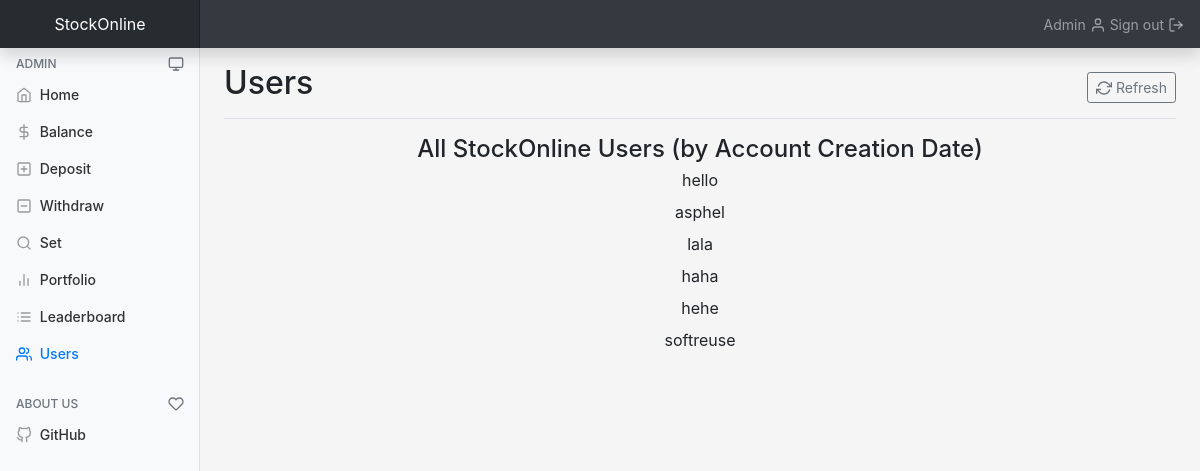
Page /admin/users (signed in) on the earlier database version.
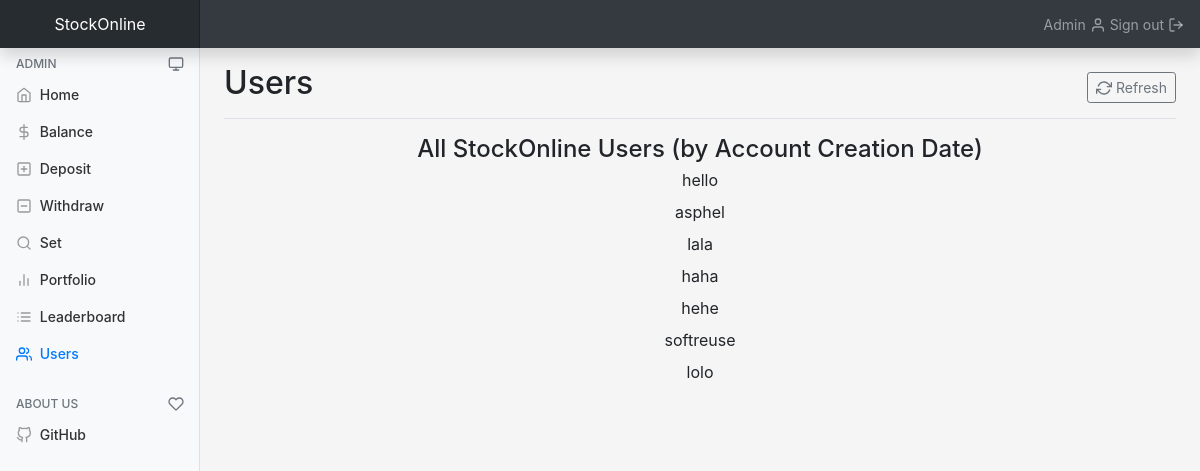
Same page on the later database version.
### tables this page shows
CREATE TABLE users(
		id INTEGER PRIMARY KEY AUTOINCREMENT,
		username VARCHAR(16) UNIQUE NOT NULL,
		password VARCHAR(128) NOT NULL,
		balance FLOAT NOT NULL,
		first_login DATETIME NOT NULL,
		last_login DATETIME NOT NULL
	);

### core/controllers/admin.py (the view)
@controller.route("/users", methods=["GET"])
def show_users():
	if "username" in session and session["username"] == "admin":
		users = model.get_users()
		return render_template("admin-users.html", \
                                title="Users", \
								users=users, \
								username="Admin")
	else:
		return redirect(url_for("signup.show_signup"))

### core/models/mapper.py (called while the page is built)
def get_users():
	connection = sqlite3.connect("master.db", check_same_thread=False)
	cursor = connection.cursor()
	cursor.execute("SELECT username FROM users WHERE username NOT LIKE 'admin' ORDER BY first_login ASC")
	users = cursor.fetchall() # List of tuples
	users_list = [str(user[0]) for user in users] # List of strings
	cursor.close()
	connection.close()
	return users_list

### core/models/model.py (called while the page is built)
def get_users():
	return mapper.get_users()

### core/templates/admin-users.html (shortened to what this page needs)
{% extends "base.html" %}
{% block content %}
    <div class="container-fluid">
        <div class="row">
            <nav class="col-md-2 d-none d-md-block bg-light sidebar">
                <div class="sidebar-sticky">
                    <h6 class="sidebar-heading d-flex justify-content-between align-items-center px-3 mb-1 text-muted">
                        <span>Admin</span>
                        <a class="d-flex align-items-center text-muted" href="{{ url_for('admin.show_dashboard') }}">
                            <span data-feather="monitor"></span>
                        </a>
                    </h6>
                    <ul class="nav flex-column">
                        <li class="nav-item">
                            <a class="nav-link" href="{{ url_for('admin.show_dashboard') }}">
                                <span data-feather="home"></span>
                                Home
                            </a>
                        </li>
                        <li class="nav-item">
                            <a class="nav-link" href="{{ url_for('admin.show_balance') }}">
                                <span data-feather="dollar-sign"></span>
                                Balance
                            </a>
                        </li>
                        <li class="nav-item">
                            <a class="nav-link" href="{{ url_for('admin.show_deposit') }}">
                                <span data-feather="plus-square"></span>
                                Deposit
                            </a>
                        </li>
                        <li class="nav-item">
                            <a class="nav-link" href="{{ url_for('admin.show_withdraw') }}">
                                <span data-feather="minus-square"></span>
                                Withdraw
                            </a>
                        </li>
                        <li class="nav-item">
                            <a class="nav-link" href="{{ url_for('admin.show_set') }}">
                                <span data-feather="search"></span>
                                Set
                            </a>
                        </li>
                        <li class="nav-item">
                            <a class="nav-link" href="{{ url_for('admin.show_portfolio') }}">
                                <span data-feather="bar-chart-2"></span>
                                Portfolio
                            </a>
                        </li>
                        <li class="nav-item">
                            <a class="nav-link" href="{{ url_for('admin.show_leaderboard') }}">
                                <span data-feather="list"></span>
                                Leaderboard
                            </a>
                        </li>
                        <li class="nav-item">
                            <a class="nav-link active" href="{{ url_for('admin.show_users') }}">
                                <span data-feather="users"></span>
                                Users
                            </a>
                        </li>
                    </ul>
                    <h6 class="sidebar-heading d-flex justify-content-between align-items-center px-3 mt-4 mb-1 text-muted">
                        <span>About Us</span>
                        <a class="d-flex align-items-center text-muted" href="https://github.com/Asphelzhn/StockTrading" target="_blank">
                            <span data-feather="heart"></span>
                        </a>
                    </h6>
                    <ul class="nav flex-column mb-2">
                        <li class="nav-item">
                            <a class="nav-link" href="https://github.com/Asphelzhn/StockTrading" target="_blank">
                                <span data-feather="github"></span>
                                GitHub
                            </a>
                        </li>
                    </ul>
                </div>
            </nav>
            <main role="main" class="col-md-9 ml-sm-auto col-lg-10 px-4">
                <div class="d-flex justify-content-between flex-wrap flex-md-nowrap align-items-center pt-3 pb-2 mb-3 border-bottom">
                    <h1 class="h2">Users</h1>
                    <div class="btn-toolbar mb-2 mb-md-0">
                        <div class="btn-group">
                            <a href="{{ url_for('admin.show_users') }}" class="btn btn-sm btn-outline-secondary">
                                <span data-feather="refresh-cw"></span>
                                Refresh
                            </a>
                        </div>
                    </div>
                </div>
                <div class="text-center mb-4">
                    <h4>All StockOnline Users (by Account Creation Date)</h4>
                    <div style="line-height: 16px;">
                    {% for user in users %}
                        <p style="font-size: 16px;">{{ user }}</p>
                    {% endfor %}
                    </div>
                </div>
            </main>
        </div>
    </div>
{% endblock content %}

### core/templates/base.html (shortened to what this page needs)
<!DOCTYPE html>
<html lang="en">
<head>
    <link href="https://getbootstrap.com/docs/4.1/dist/css/bootstrap.min.css" rel="stylesheet">
    <link href="{{ url_for('static', filename='base-styles.css') }}" rel="stylesheet">
    <link href="{{ url_for('static', filename='extends-styles.css') }}" rel="stylesheet">
</head>
<body>
    <nav class="navbar navbar-dark fixed-top bg-dark flex-md-nowrap p-0 shadow">
        <a class="navbar-brand col-sm-3 col-md-2 mr-0 text-center" href="{{ url_for('dashboard.show_dashboard') }}">StockOnline</a>
        <ul class="navbar-nav px-3">
            <li class="nav-item text-nowrap">
                <span class="nav-link">
                    <a href="{{ url_for('dashboard.show_dashboard') }}">
                        {{ username }}
                        <span data-feather="user"></span>
                    </a>
                    <a href="{{ url_for('dashboard.signout') }}">
                        Sign out
                        <span data-feather="log-out"></span>
                    </a>
                </span>
            </li>
        </ul>
    </nav>
    {% block content %}{% endblock %}
</body>
</html>

### core/static/base-styles.css (style rules this page uses)
body { font-size: .875rem; }
.feather { width: 16px; height: 16px; vertical-align: text-bottom; }
.sidebar { position: fixed; top: 0; bottom: 0; left: 0; z-index: 100; padding: 48px 0 0; box-shadow: inset -1px 0 0 rgba(0, 0, 0, .1); }
.sidebar-sticky { position: relative; top: 0; height: calc(100vh - 48px); padding-top: .5rem; overflow-x: hidden; overflow-y: auto; }
.sidebar .nav-link { font-weight: 500; color: #333; }
.sidebar .nav-link .feather { margin-right: 4px; color: #999; }
.sidebar .nav-link.active { color: #007bff; }
.sidebar .nav-link:hover .feather, .sidebar .nav-link.active .feather { color: inherit; }
.sidebar-heading { font-size: .75rem; text-transform: uppercase; }
[role="main"] { padding-top: 48px; }
.navbar-brand { padding-top: .75rem; padding-bottom: .75rem; font-size: 1rem; background-color: rgba(0, 0, 0, .25); box-shadow: inset -1px 0 0 rgba(0, 0, 0, .25); }
.border-bottom { border-bottom: 1px solid #e5e5e5; }
.nav-link a { text-decoration: none; color: rgba(255, 255, 255, 0.5); }

### core/static/extends-styles.css (style rules this page uses)
:root { --input-padding-x: .75rem; --input-padding-y: .75rem; }
html, body { height: 100%; }
body { -ms-flex-align: center; align-items: center; background-color: #f5f5f5; }

Differences in the rows shown:
added users: username "lolo"
